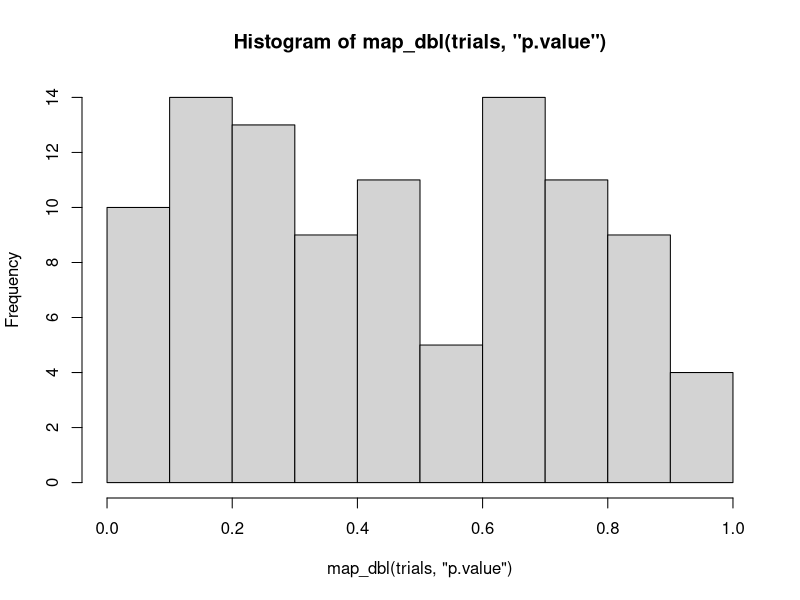

This chart was generated by the following R code: (Note: this script raises an error after producing the figure.)
## ---- chunk 1
set.seed(1)
randomise <- function(f) {
    f(runif(1e3))
}

randomise(mean)

randomise(mean)

randomise(sum)
## ---- chunk 2
library(purrr)
triple <- function(x) {
    x * 3
}
map(1:3, triple)
## ---- chunk 3
simple_map <- function(x, f, ...) {
    out <- vector("list", length(x))
    for (i in seq_along(x)) {
        out[[i]] <- f(x[[i]], ...)
    }
    
    out
}

simple_map(1:3, triple)
## ---- chunk 4
map_chr(mtcars, typeof)
## ---- chunk 5
map_int(mtcars, ~ length(unique(.x)))
## ---- chunk 6
as_mapper(~ length(unique(.x)))
## ---- chunk 7
x <- map(1:3, ~ runif(2))
str(x)
## ---- chunk 8
map_dbl(list(c(1:10, NA), c(1:5, NA)), mean, na.rm = TRUE)
## ---- chunk 9
as_mapper(1L)
as_mapper("a")
as_mapper(list(1L, "x"))
## ---- chunk 10
map(1:3, ~ runif(2))
map(1:3, runif(2))
## ---- chunk 11
map_dbl(mtcars, sd, na.rm = TRUE)
## ---- chunk 12
map_dbl(iris[map_lgl(iris, is.numeric)], sd, na.rm = TRUE)
## ---- chunk 13
map_int(ggplot2::diamonds[map_lgl(ggplot2::diamonds, is.factor)], 
        ~ length(levels(.x)))
## ---- chunk 14
trials <- map(1:100, ~ t.test(rpois(10, 10), rpois(7, 10)))
hist(map_dbl(trials, "p.value"))
## ---- chunk 15
x <- list(
    list(1, c(3, 9)),
    list(c(3, 6), 7, c(4, 7, 6))
)

triple <- function(x) x * 3
map(x, map, .f = triple)
#> Error in .f(.x[[i]], ...): unused argument (map)
## ---- chunk 16
map(x, ~ map(.x, triple))
## ---- chunk 17
map(x, function(x) {
    map(x, triple)
})
## ---- chunk 18
formulas <- list(
    mpg ~ disp,
    mpg ~ I(1 / disp),
    mpg ~ disp + wt,
    mpg ~ I(1 / disp) + wt
)

map(formulas, ~ lm(formula = .x, data = mtcars))
## ---- chunk 19
bootstrap <- function(df) {
    df[sample(nrow(df), replace = TRUE), , drop = FALSE]
}

bootstraps <- map(1:10, ~ bootstrap(mtcars))
bootstraps %>% 
    map(~ lm(mpg ~ disp, data = .x)) %>% 
    map(summary) %>% 
    map_dbl("r.squared")
## ---- chunk 20
modify(mtcars, ~ .x * 2) %>% 
    head()
## ---- chunk 21
xs <- map(1:8, ~ runif(10))
xs[[1]][[1]] <- NA
ws <- map(1:8, ~ rpois(10, 5) + 1)
## ---- chunk 22
map2_dbl(xs, ws, weighted.mean, na.rm = TRUE)
## ---- chunk 23
welcome <- function(x) {
    cat("Welcome ", x, "!\n", sep = "")
}

names <- c("Hamed", "Sarah")

# map() returns a list of the values returned as well as 'doing' the function
map(names, welcome)

# walk() is what we want
walk(names, welcome)
## ---- chunk 24
temp <- tempfile()
dir.create(temp)

cyls <- split(mtcars, mtcars$cyl)
paths <- file.path(temp, paste0("cyl-", names(cyls), ".csv"))
walk2(cyls, paths, write.csv)

dir(temp)
## ---- chunk 25
imap_chr(iris, ~ paste0("The first value of ", .y, " is ", .x[[1]]))
## ---- chunk 26
trims <- c(0, 0.1, 0.2, 0.5)
x <- rcauchy(1000)

pmap_dbl(list(trim = trims), mean, x = x)
## ---- chunk 27
params <- tibble::tribble(
    ~ n, ~ min, ~ max,
    1L,     0,     1,
    2L,    10,   100,
    3L,   100,  1000
)

pmap(params, runif)
## ---- chunk 28
modify(mtcars, 1)
## ---- chunk 29
mtcars[1, ]
## ---- chunk 30
cyls <- split(mtcars, mtcars$cyl)
paths <- file.path(temp, paste0("cyl-", names(cyls), ".csv"))
walk2(cyls, paths, write.csv)
## ---- chunk 31
iwalk(cyls, ~ write.csv(.x, 
                        file.path(temp, paste0("cyl-", .y, ".csv"))))
## ---- chunk 32
trans <- list(
    disp = function(x) x * 0.0163871,
    am = function(x) factor(x, labels = c("auto", "manual"))
)

nm <- names(trans)
mtcars[nm] <- map2(trans, mtcars[nm], function(f, var) f(var))
## ---- chunk 33
vars <- c("disp", "am")
mtcars[vars] <- map(vars, ~ trans[[.x]](mtcars[[.x]]))
## ---- chunk 34
tmp <- write.csv(mtcars, file.path(temp, "mtcars.csv"))
tmp
## ---- chunk 35
map2(list(mtcars), file.path(temp, "mtcars.csv"), write.csv)
## ---- chunk 36
l <- map(1:4, ~ sample(1:10, 15, replace = T))

# First by using intersect() repeatedly
l[[1]] %>% 
    intersect(l[[2]]) %>% 
    intersect(l[[3]]) %>% 
    intersect(l[[4]])

# Then using reduce
reduce(l, intersect)
## ---- chunk 37
reduce(l, union)
## ---- chunk 38
accumulate(l, intersect)
## ---- chunk 39
detect_index(iris, is.factor)
detect(head(iris), is.factor)
## ---- chunk 40
map_if(head(iris), is.numeric, ~ mean(.x, na.rm = TRUE))
## ---- chunk 41
is.na(c(1:5, NA))
## ---- chunk 42
anyNA(c(1:5, NA))
## ---- chunk 43
simple_reduce <- function(x, f) {
    out <- x[[1]]
    for (i in seq(2, length(x))) {
        out <- f(out, x[[i]])
    }
    out
}
simple_reduce(character(0), paste)
simple_reduce("a", paste)
## ---- chunk 44
simple_reduce2 <- function(x, f, default) {
    if (length(x) == 1L) {
        return(x)
    } else if (length(x) == 0L) {
        return(default)
    }
    out <- x[[1]]
    for (i in seq(2, length(x))) {
        out <- f(out, x[[i]])
    }
    out
}
simple_reduce2(character(0), paste)
simple_reduce2(character(0), paste, "b")
simple_reduce2("a", paste)
## ---- chunk 45
span <- function(x, f) {
    if (!(some(x, f))) {
        return(integer())
    }
    runs <- rle(unname(map_lgl(x, f)))
    longest <- max(runs$lengths[runs$values])
    longest_index <- detect_index(runs$lengths, ~ .x == longest)
    return(sum(runs$lengths[seq_len(longest_index)]) - longest + 1)
}

span(ggplot2::diamonds, is.numeric)
span(iris, is.factor)
span(iris, is.character)
## ---- chunk 46
arg_max <- function(x, f, na.rm = TRUE) {
    results <- f(x)
    return(x[results == max(results, na.rm = na.rm)])
}
arg_max(-10:5, function(x) x ^ 2)
arg_max(-5:5, function(x) x ^ 2)
## ---- chunk 47
arg_min <- function(x, f, na.rm = TRUE) {
    results <- f(x)
    return(x[results == min(results, na.rm = na.rm)])
}
arg_min(-10:5, function(x) x ^ 2)
arg_min(-5:5, function(x) x ^ 2)
## ---- chunk 48
scale01 <- function(x) {
    rng <- range(x, na.rm = TRUE)
    (x - rng[1]) / (rng[2] - rng[1])
}

# apply to every column of a data frame
modify(ggplot2::diamonds, scale01)

# apply to numeric cols only
modify_if(ggplot2::diamonds, is.numeric, scale01)
## ---- chunk 49
fixed_point <- function(f, 
                        init, 
                        n_max = 10000, 
                        tol = 0.00001) {
    current_guess <- init
    for (i in seq_len(n_max)) {
        print(paste0("Guess ", i, " is ", current_guess))
        if (abs((f(current_guess) - current_guess)) < tol) {
            return(current_guess)
        } else {
            current_guess <- f(current_guess)
        }
    }
    
}
## ---- chunk 50
# find golden ratio
fixed_point(function (x) 1 + 1/x, 1)
## ---- chunk 51
# find fixed point of x^x
fixed_point(function(x) log(1000)/log(x), 5)
## ---- chunk 52
fixed_point_damped <- function(f, 
                        init, 
                        n_max = 10000, 
                        tol = 0.00001) {
    current_guess <- init
    for (i in seq_len(n_max)) {
        print(paste0("Guess ", i, " is ", current_guess))
        if (abs((f(current_guess) - current_guess)) < tol) {
            return(current_guess)
        } else {
            current_guess <- mean(f(current_guess), current_guess)
        }
    }
}
## ---- chunk 53
fixed_point_damped(function(x) log(1000)/log(x), 5)
## ---- chunk 54
cont_frac <- function(n, d, k) {
    frac <- function(i) {
        if (i < k) {
            n[i] / (d[i] + frac(i + 1))
        } else {
            n[i]/d[i]
        }
    }
    frac(1)
}
## ---- chunk 55
tests <- map_dbl(1:20, 
                 ~ round(cont_frac(rep(1, .x), rep(1, .x), .x), 
                         digits = 4))

detect_index(tests, ~ .x == 0.6180)
## ---- chunk 56
cont_frac_iter <- function(n, d, k) {
    frac <- function(i, x) {
        if (i == 0) {
            return(x)
        } else {
            frac(i - 1, n[i]/(d[i] + x))
        }
    }
    frac(k - 1, n[k]/d[k])
}
## ---- chunk 57
tests_iter <- map_dbl(1:20, 
                      ~ round(cont_frac_iter(rep(1, .x), rep(1, .x), .x), 
                              digits = 4))

detect_index(tests_iter, ~ .x == 0.6180)
